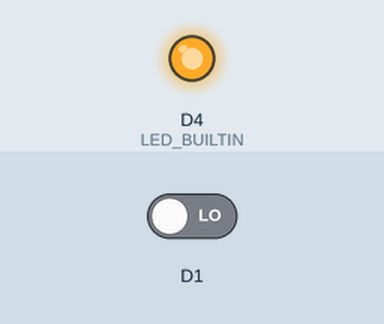
A sketch run on a simulated ESP8266 (NodeMCU). Shown: output pins drawn as LEDs (lit = HIGH, except the on-board LED, lit = LOW). The test bench sets the inputs (shaded band); at power-on: D1 LOW.

Above: at 1.2 s.
1.3 s: D1 driven HIGH
At 2.1 s:
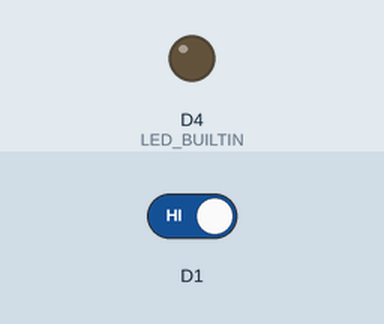
2.8 s: D1 driven LOW
At 3.3 s:
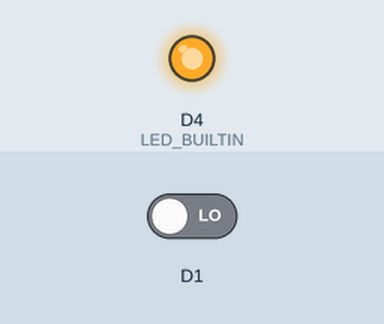
Timing chart, 0 to 5.8 s (numbered marks = the images above; inputs shaded):
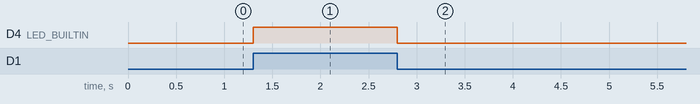

Measured:
- after the input at 1.3 s, D4 (LED_BUILTIN): LOW → HIGH at once
- after the input at 2.8 s, D4 (LED_BUILTIN): HIGH → LOW at once

The sketch:

readswitch.ino
```cpp
#define LED_BUILTIN D4
// the setup function runs once when you press reset or power the board
void setup() {
  // initialize digital pin LED_BUILTIN as an output.
  pinMode(LED_BUILTIN, OUTPUT);
  pinMode(5,INPUT);
  //Serial.begin(9600);
}

// the loop function runs over and over again forever
void loop() {
  bool sw = digitalRead(5);
  //Serial.println(sw);
  if(sw == 1){
    digitalWrite(LED_BUILTIN,1);
  }
  else{
    digitalWrite(LED_BUILTIN,0);
  }
}
```
